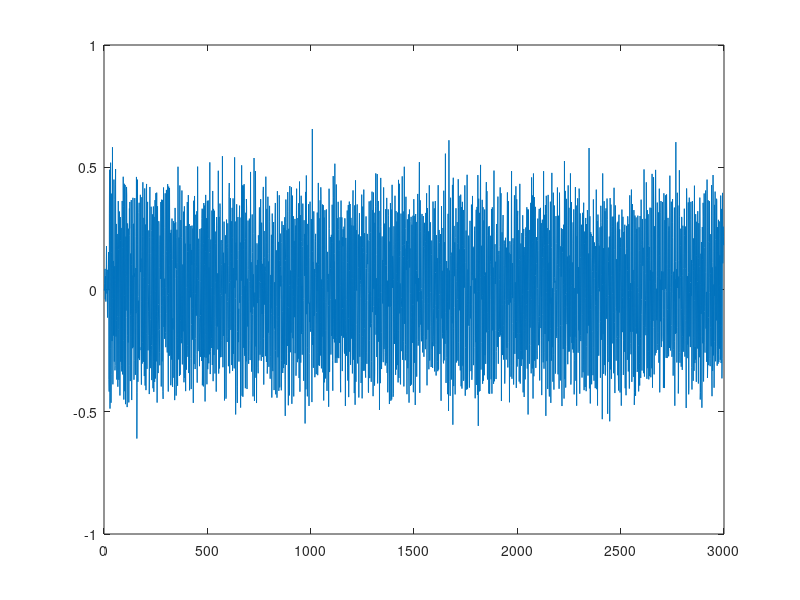

MATLAB code to generate this figure: (Note: this script raises an error after producing the figure.)
%%Author: Mark Blair
%This is the simulation of the datapath of the receiver, it should roughly
%match up with the vhdl simulation, minus some quantization noise.

clear;
%
rx = importdata("rx.mat");
mu = 1/16;
ref = 1/16;
a = zeros(1,length(rx));a(1) = 1;
for ii = 1:length(rx)
    s(ii) = a(ii)*rx(ii);
    err(ii) = mu*(ref-s(ii).^2);
    a(ii+1) = a(ii) + err(ii);
end

plot(s)
% a = zeros(1,length(rx));a(1) = 1;
% zz = sqrt(.2)*randn(1,length(rx));
%
% mu = 1/16;
% ref = .0625;
% for ii = 1:length(rx)
%     s(ii) = a(ii)*rx(ii);
%     a(ii+1) = a(ii) + mu*(sign(a(ii)))*(ref-rx(ii).^2);
% end
%
% plot(s)
% n=50000; % # steps in simulation
% r=randn(n,1); % generate random inputs
% env=0.75+abs(sin(2*pi*[1:n]'/n)); % the fading pro file
% r=r.*env ; % apply to raw input r [ k ]
% ds=0.125; % desired power of output
% r = rx;
% a=zeros (1 ,n); a(1)=1; % i n i t i a l i z e AGC par ameter
% s=zeros (1 ,n); % initialize outputs
% mu= 0.0625; % algorithm stepsize
% for k=1:length(r)-1
% s(k)=a(k)* r(k); % normalize by a to get s
% a(k+1)=a(k)-mu*(s(k)^2- ds ); % adaptive update of a(k)
% end
%
% subplot(2,1,1)
% plot(a(1:length(rx)))
% subplot(2,1,2)
% plot(s(1:length(rx)))

y = fi(0.6, 1, 16, 13);
y.bin
